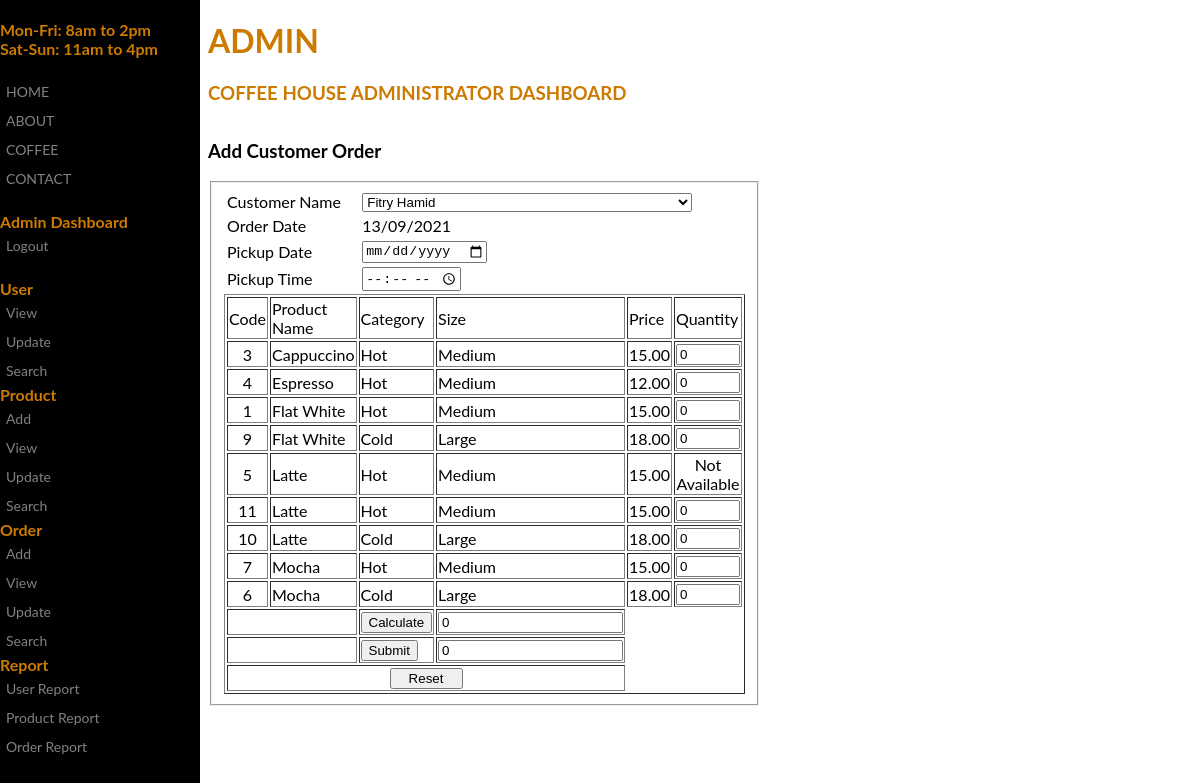
The page /admin/add_order.php (signed in) on the database its author committed.
### tables this page shows
CREATE TABLE `product` (
  `product_id` int(4) NOT NULL,
  `product_name` varchar(20) NOT NULL,
  `product_description` varchar(500) NOT NULL,
  `product_status` varchar(20) NOT NULL,
  `product_category` varchar(50) NOT NULL,
  `product_size` varchar(10) NOT NULL,
  `product_price` decimal(10,2) NOT NULL,
  `picture` varchar(100) NOT NULL
);

### admin/add_order.php (the view, shortened to what this page needs)
<!DOCTYPE html>
<?php
include('../include/dbconn.php');
                $sqlUSER= "SELECT * from user";
				$queryUSER = mysqli_query($dbconn, $sqlUSER) or die ("Error: " . mysqli_error());
                $date = date("d/m/Y");
?>
<html>
<head>
</head>
<body>
<div class="sidenav">
<b>
 Mon-Fri: 8am to 2pm <br>
 Sat-Sun: 11am to 4pm
</b><br><br>
  <a href="../index.html">HOME</a>
  <a href="#">ABOUT</a>
  <a href="#">COFFEE</a>
  <a href="#">CONTACT</a>
  <br>
  <b> Admin Dashboard</b>
  <a href="../login/logout.php">Logout</a>
  <br>
  <b>User</b>
  <a href="view_user.php">View</a>
  <a href="update_view_user.php">Update</a>
  <a href="search_user.php">Search</a>
  <b>Product</b>
  <a href="add_product.php">Add</a>
  <a href="view_product.php">View</a>
  <a href="update_view_product.php">Update</a>
  <a href="search_product.php">Search</a>
  <b>Order</b>
  <a href="add_order.php">Add</a>
  <a href="view_order.php">View</a>
  <a href="update_view_order.php">Update</a>
  <a href="search_order.php">Search</a>
  <b>Report</b>
  <a href="#">User Report</a>
  <a href="#">Product Report</a>
  <a href="#">Order Report</a>
</div>
<div class="main">
  <div class="greatinguser">
	<h1><?php echo $_SESSION['username']; ?></h1>
	<h3>Coffee House Administrator Dashboard</h3>
  </div>
</div>
<div class="container">
<h3>Add Customer Order</h3>
<fieldset>
<form name="order" method="POST"  action="db_add_order_receipt.php" enctype="multipart/form-data" >
    <table width="100%" border="0" align="center">
      <tr>
        <td width="">Customer Name</td>
        <td width="">
			<select name="customer" style="min-width:330px;">
				<?php
					while($rUSER= mysqli_fetch_assoc($queryUSER)){
						$cust_name = $rUSER['name'];
						$user_id = $rUSER['user_id'];
						echo"<option value='$user_id'>$cust_name</option>";?>
				<?php
					}
				?>
			</select>
		</td>
      </tr>
      <tr>
        <td>Order Date</td>
        <td><input type="date" name="dateo" size="50" hidden /><?php echo $date?></td>
      </tr>
	  <tr>
        <td>Pickup Date</td>
        <td><input type="date" name="datep" size="50" /></td>
      </tr>
	  <tr>
        <td>Pickup Time</td>
        <td><input type="time" name="timep" size="50" /></td>
      </tr>
			<?php
				$sql= "SELECT * FROM product ORDER BY product_name,product_category,product_size";
				$query = mysqli_query($dbconn, $sql) or die ("Error: " . mysqli_error());
                echo "<table border='1' width='100%'  align='center'>";
                echo "<tr>
                        <td width='5%'>Code</td>
                        <td width='40%'>Product Name</td>
						<td width='20%'>Category</td>
						<td width='5%'>Size</td>
                        <td width='5%'>Price</td>
                        <td width='25%'>Quantity</td>
                        </tr>";
                $strPid = "pid";
                $strQuantity = "quantity";
                $strPrice = "productPrice";
                $no=0;
                while ($r = mysqli_fetch_assoc($query))
                {
					$productStatus = $r['product_status'];
					if($productStatus == 1)
					{
						echo "<tr>
								<td><center><input type='hidden' class='center' name=".$strPid.$no." id=".$strPid.$no." value =".$r['product_id'].">".$r['product_id']."</td>
								<td>".$r['product_name']."</td>
								<td>";
								if ($r['product_category']=='1')
									echo "Hot";
								else if ($r['product_category']=='2')
									echo "Cold";
								echo "</td>
								<td>";
								if ($r['product_size']=='1')
									echo "Large";
								else if ($r['product_size']=='2')
									echo "Medium";
								echo "</td>
								<td><center><input type='hidden' class='center' name=".$strPrice.$no." id=".$strPrice.$no." value =".$r['product_price']." readonly'>".$r['product_price']."</td>
								<td><center><input type='number' name=".$strQuantity.$no." id=".$strQuantity.$no." min='0' max='100' value='0'></td>
								</tr>";
						$no++;
					}
					else
					{
						echo "<tr>
								<td><center><input type='hidden' class='center' name=".$strPid.$no." id=".$strPid.$no." value =".$r['product_id'].">".$r['product_id']."</td>
								<td>".$r['product_name']."</td>
								<td>";
								if ($r['product_category']=='1')
									echo "Hot";
								else if ($r['product_category']=='2')
									echo "Cold";
								echo "</td>
								<td>";
								if ($r['product_size']=='1')
									echo "Large";
								else if ($r['product_size']=='2')
									echo "Medium";
								echo "</td>
								<td><center><input type='hidden' class='center' name=".$strPrice.$no." id=".$strPrice.$no." value =".$r['product_price']." readonly'>".$r['product_price']."</td>
								<td><center><input type='hidden' name=".$strQuantity.$no." id=".$strQuantity.$no." value='0' >Not Available</td>
								</tr>";
						$no++;
					}
                }
                echo "<tr>
                        <td colspan='2'>&nbsp;</td>
                        <td>
                        <input type='button' name='calculate' id='calculate' onClick='calc()' value='Calculate'></td>
                        <td><input type='text' name='price' id='price' value='0'></td>
                        </tr>
                        <tr>
                        <td colspan='2'>&nbsp;</td>
                        <td><input type='submit' name='submit' id='submit' value='Submit'></td>
						<td><input type='number' name='cash' id='cash' value='0' min='1'></td>
                        </tr>
                        <tr>
                        <td align='center' colspan='4'>
                            <input type='reset' name='reset' id='reset' value='   Reset   ' />
                        </td>
                        </tr>
                    ";
                echo "</table>";
                ?>
    </table>
</form>
</fieldset>
</div>
</body>
</html>

### admin/add_order.php (style rules this page uses)
body { font-family: "Lato", sans-serif; color: #cc7a00; background-image:url(''); background-repeat: no-repeat; background-attachment: fixed; background-size: cover; background-color: #ffffff; }
div { max-width: 500px; height: 100px; }
.sidenav { height: 100%; width: 200px; position: fixed; z-index: 1; top: 0; left: 0; background-color: #000000; overflow-x: hidden; padding-top: 20px; }
.sidenav a { padding: 6px 6px 6px 6px; text-decoration: none; font-size: 14px; color: #818181; display: block; }
.greatinguser { text-transform: uppercase; }
.main { margin-left: 200px; }
.container { font-family: "Lato", sans-serif; color: #000000; margin-left: 200px; }

### rows shown on the page
product: product_id "3", product_name "Cappuccino", product_category "Hot", product_size "Medium", product_price "15.00"
product: product_id "4", product_name "Espresso", product_category "Hot", product_size "Medium", product_price "12.00"
product: product_id "1", product_name "Flat White", product_category "Hot", product_size "Medium", product_price "15.00"
product: product_id "9", product_name "Flat White", product_category "Cold", product_size "Large", product_price "18.00"
product: product_id "5", product_name "Latte", product_category "Hot", product_size "Medium", product_price "15.00"
product: product_id "11", product_name "Latte", product_category "Hot", product_size "Medium", product_price "15.00"
product: product_id "10", product_name "Latte", product_category "Cold", product_size "Large", product_price "18.00"
product: product_id "7", product_name "Mocha", product_category "Hot", product_size "Medium", product_price "15.00"
product: product_id "6", product_name "Mocha", product_category "Cold", product_size "Large", product_price "18.00"

### other values the page prints
$_SESSION['username'] "ADMIN"
form field customer "Fitry Hamid"
